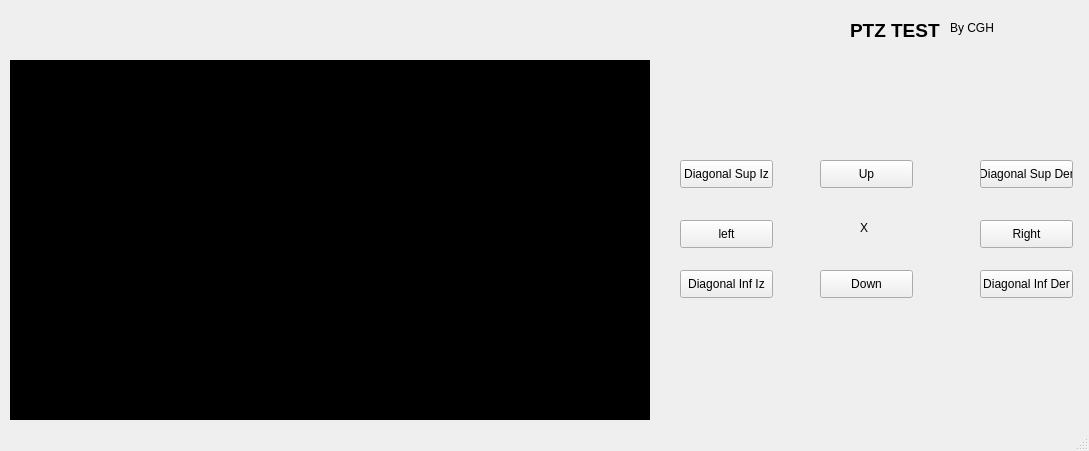
<?xml version="1.0" encoding="UTF-8"?>
<ui version="4.0">
 <class>MainWindow</class>
 <widget class="QMainWindow" name="MainWindow">
  <property name="geometry">
   <rect>
    <x>0</x>
    <y>0</y>
    <width>1089</width>
    <height>451</height>
   </rect>
  </property>
  <property name="windowTitle">
   <string>MainWindow</string>
  </property>
  <widget class="QWidget" name="centralwidget">
   <widget class="QLabel" name="videoLabel">
    <property name="geometry">
     <rect>
      <x>10</x>
      <y>60</y>
      <width>640</width>
      <height>360</height>
     </rect>
    </property>
    <property name="styleSheet">
     <string notr="true">background-color : rgb(0, 0, 0);</string>
    </property>
    <property name="text">
     <string/>
    </property>
   </widget>
   <widget class="QLabel" name="label_2">
    <property name="geometry">
     <rect>
      <x>850</x>
      <y>20</y>
      <width>171</width>
      <height>20</height>
     </rect>
    </property>
    <property name="font">
     <font>
      <family>Arial</family>
      <pointsize>14</pointsize>
      <weight>75</weight>
      <bold>true</bold>
     </font>
    </property>
    <property name="text">
     <string>PTZ TEST</string>
    </property>
   </widget>
   <widget class="QWidget" name="widget" native="true">
    <property name="geometry">
     <rect>
      <x>650</x>
      <y>60</y>
      <width>431</width>
      <height>261</height>
     </rect>
    </property>
    <property name="styleSheet">
     <string notr="true"/>
    </property>
    <widget class="QPushButton" name="btn_up">
     <property name="geometry">
      <rect>
       <x>170</x>
       <y>100</y>
       <width>93</width>
       <height>28</height>
      </rect>
     </property>
     <property name="text">
      <string>Up</string>
     </property>
    </widget>
    <widget class="QPushButton" name="btn_down">
     <property name="geometry">
      <rect>
       <x>170</x>
       <y>210</y>
       <width>93</width>
       <height>28</height>
      </rect>
     </property>
     <property name="text">
      <string>Down</string>
     </property>
    </widget>
    <widget class="QPushButton" name="btn_left">
     <property name="geometry">
      <rect>
       <x>30</x>
       <y>160</y>
       <width>93</width>
       <height>28</height>
      </rect>
     </property>
     <property name="text">
      <string>left</string>
     </property>
    </widget>
    <widget class="QPushButton" name="pushButton">
     <property name="geometry">
      <rect>
       <x>330</x>
       <y>160</y>
       <width>93</width>
       <height>28</height>
      </rect>
     </property>
     <property name="text">
      <string>Right</string>
     </property>
    </widget>
    <widget class="QPushButton" name="btn_diag_sup_izq">
     <property name="geometry">
      <rect>
       <x>30</x>
       <y>100</y>
       <width>93</width>
       <height>28</height>
      </rect>
     </property>
     <property name="text">
      <string>Diagonal Sup Iz</string>
     </property>
    </widget>
    <widget class="QPushButton" name="btn_diag_inf_izq">
     <property name="geometry">
      <rect>
       <x>30</x>
       <y>210</y>
       <width>93</width>
       <height>28</height>
      </rect>
     </property>
     <property name="text">
      <string>Diagonal Inf Iz</string>
     </property>
    </widget>
    <widget class="QLabel" name="label">
     <property name="geometry">
      <rect>
       <x>210</x>
       <y>160</y>
       <width>21</width>
       <height>16</height>
      </rect>
     </property>
     <property name="text">
      <string>X</string>
     </property>
    </widget>
    <widget class="QPushButton" name="btn_diag_sup_der">
     <property name="geometry">
      <rect>
       <x>330</x>
       <y>100</y>
       <width>93</width>
       <height>28</height>
      </rect>
     </property>
     <property name="text">
      <string>Diagonal Sup Der</string>
     </property>
    </widget>
    <widget class="QPushButton" name="pushButton_2">
     <property name="geometry">
      <rect>
       <x>330</x>
       <y>210</y>
       <width>93</width>
       <height>28</height>
      </rect>
     </property>
     <property name="text">
      <string>Diagonal Inf Der</string>
     </property>
    </widget>
   </widget>
   <widget class="QLabel" name="label_3">
    <property name="geometry">
     <rect>
      <x>950</x>
      <y>20</y>
      <width>55</width>
      <height>16</height>
     </rect>
    </property>
    <property name="text">
     <string>By CGH</string>
    </property>
   </widget>
  </widget>
  <widget class="QStatusBar" name="statusbar"/>
 </widget>
 <resources/>
 <connections/>
</ui>
